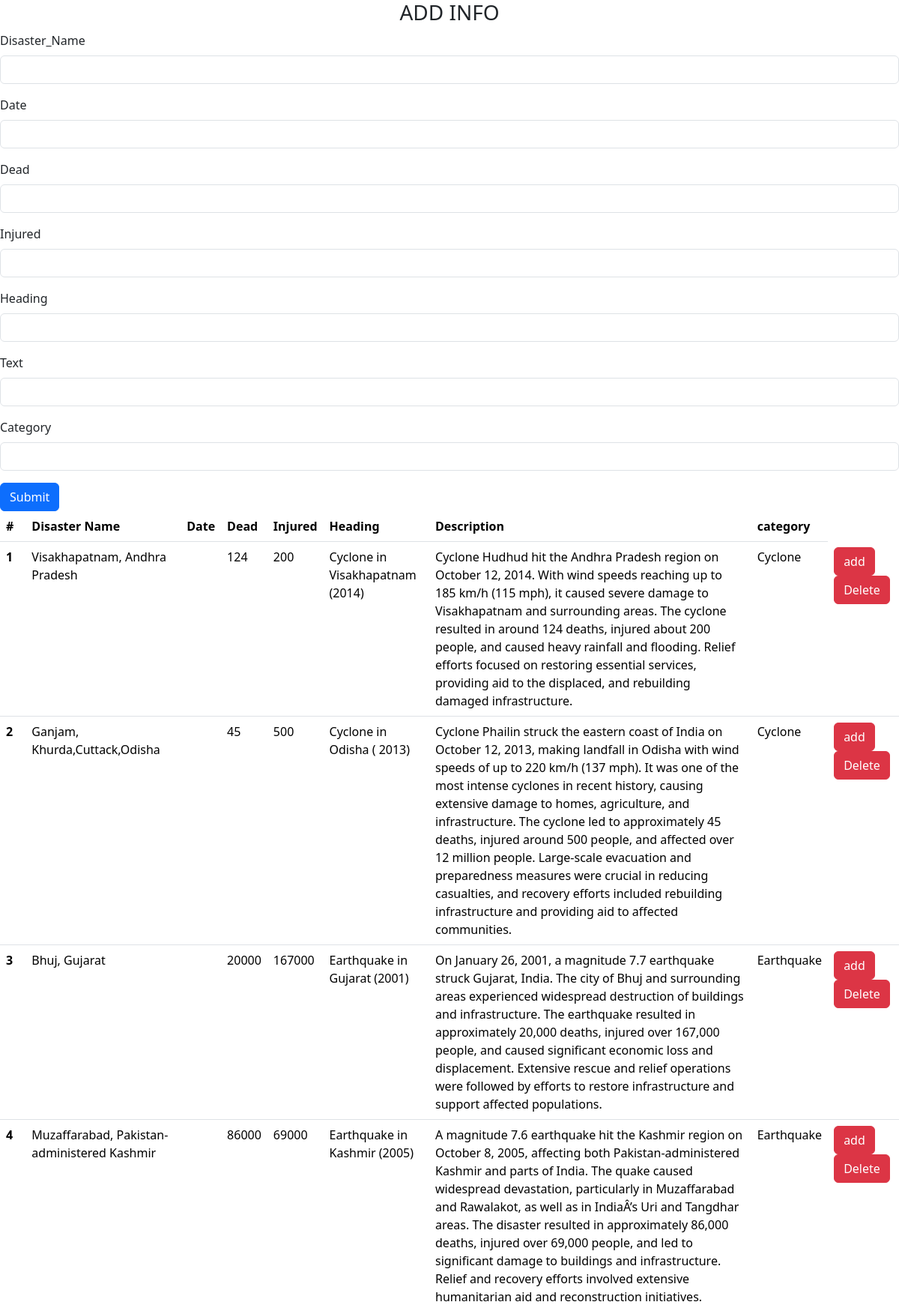
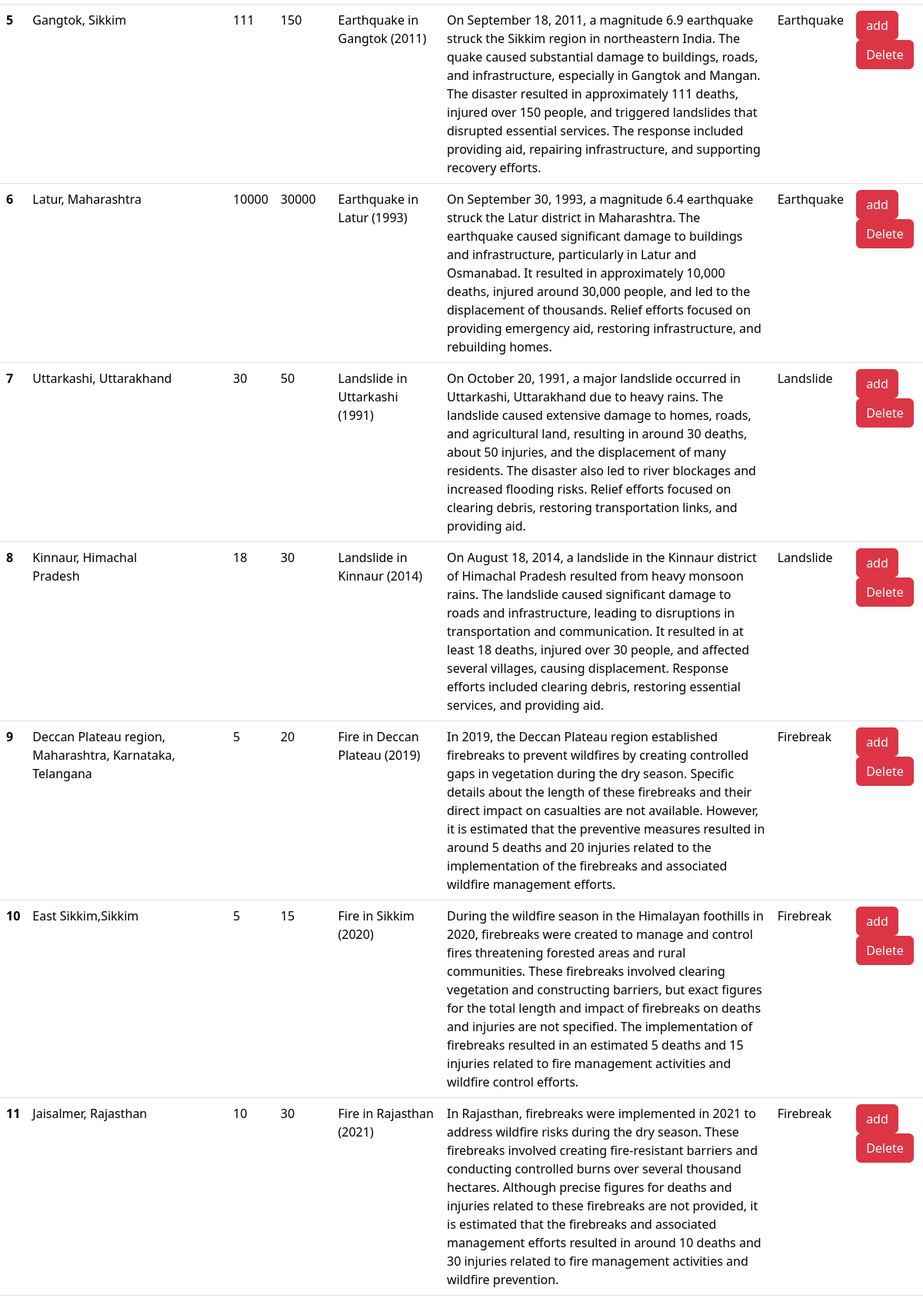
The page /about/ on the database its author committed (2 pictures, top to bottom).
### disasters/models.py (models this page shows)
class About(models.Model):
     disaster_name = models.CharField(max_length=122)
     date_disaster= models.CharField(max_length=122)
     dead=models.CharField(max_length=1299)
     injured = models.CharField(max_length=122)
     heading= models.CharField(max_length=1220)
     description=models.CharField(max_length=12000)
     category = models.CharField(max_length=122)

### disasters/views.py (the view, shortened to what this page needs)
# urls.py: path("about",views.about,name='about'),
def about(request):
    queryset = About.objects.all()
    context = {'abouts': queryset}
    return render(request,'about.html',context)

### templates/about.html (shortened to what this page needs)
<!DOCTYPE html>
<html lang="en">
<head>
    <link href="https://cdn.jsdelivr.net/npm/bootstrap@5.3.3/dist/css/bootstrap.min.css" rel="stylesheet">
</head>
  {% block body %}
  <h3 class= "text-center">ADD INFO</h3>
<form method ="post" action="/about">
  <div class="mb-3">
    <label for="disaster_name" class="form-label">Disaster_Name</label>
    <input type="text" class="form-control" id="disaster_name" name="disaster_name" aria-describedby="emailHelp">
  </div>
  <div class="mb-3">
    <label for="date_disaster" class="form-label">Date</label>
    <input type="text" class="form-control" id="date_disaster" name="date_disaster" aria-describedby="emailHelp">
  </div>
  <div class="mb-3">
    <label for="dead" class="form-label">Dead</label>
    <input type="text" class="form-control" id="dead" name="dead" aria-describedby="emailHelp">
  </div>
  <div class="mb-3">
    <label for="injured" class="form-label">Injured</label>
    <input type="text" class="form-control" id="injured" name="injured" aria-describedby="emailHelp">
  </div>
  <div class="mb-3">
    <label for="heading" class="form-label">Heading</label>
    <input type="text" class="form-control" id="heading" rows="3" name="heading">
  </div>
  <div class="mb-3">
    <label for="description" class="form-label">Text</label>
    <input type="text" class="form-control" id="description" rows="3" name="description">
  </div>
  <div class="mb-3">
    <label for="category" class="form-label">Category</label>
    <input type="text" class="form-control" id="category" rows="3" name="category">
  </div>
  <button type="submit" class="btn btn-primary">Submit</button>
</form>
<table class="table">
  <thead>
    <tr>
      <th scope="col">#</th>
      <th scope="col">Disaster Name</th>
      <th scope="col">Date</th>
      <th scope="col">Dead</th>
      <th scope="col">Injured</th>
      <th scope="col">Heading</th>
      <th scope="col">Description</th>
      <th scope="col">category</th>
    </tr>
  </thead>
  <tbody>
    {% for about in abouts %}
    <tr>
      <th scope="row">{{forloop.counter}}</th>
      <td>{{about.disaster_name}}</td>
      <td>{{about.date}}</td>
      <td>{{about.dead}}</td>
      <td>{{about.injured}}</td>
      <td>{{about.heading}}</td>
      <td>{{about.description}}</td>
      <td>{{about.category}}</td>
      <td><a href="/services/{{about.id}}"class="btn btn-danger">add</a>
        <a href="/delete/{{about.id}}/" class="btn btn-danger">Delete</a>
    </td>
      </tr>
    {% endfor %}
  </tbody>
</table>
{% endblock body %}

### rows shown on the page
About: disaster_name "Visakhapatnam, Andhra Pradesh", dead "124", injured "200", heading "Cyclone in Visakhapatnam (2014)", description "Cyclone Hudhud hit the Andhra Pradesh region on October 12, 2014. With wind speeds reaching up to 185 km/h (115 mph), it caused severe damage to Visakhapatnam and surrounding areas. The cyclone resulted in around 124 deaths, injured about 200 people, and caused heavy rainfall and flooding. Relief efforts focused on restoring essential services, providing aid to the displaced, and rebuilding damaged infrastructure.", category "Cyclone"
About: disaster_name "Ganjam, Khurda,Cuttack,Odisha", dead "45", injured "500", heading "Cyclone in Odisha ( 2013)", description "Cyclone Phailin struck the eastern coast of India on October 12, 2013, making landfall in Odisha with wind speeds of up to 220 km/h (137 mph). It was one of the most intense cyclones in recent history, causing extensive damage to homes, agriculture, and infrastructure. The cyclone led to approximately 45 deaths, injured around 500 people, and affected over 12 million people. Large-scale evacuation and preparedness measures were crucial in reducing casualties, and recovery efforts included rebuilding infrastructure and providing aid to affected communities.", category "Cyclone"
About: disaster_name "Bhuj, Gujarat", dead "20000", injured "167000", heading "Earthquake in Gujarat (2001)", description "On January 26, 2001, a magnitude 7.7 earthquake struck Gujarat, India. The city of Bhuj and surrounding areas experienced widespread destruction of buildings and infrastructure. The earthquake resulted in approximately 20,000 deaths, injured over 167,000 people, and caused significant economic loss and displacement. Extensive rescue and relief operations were followed by efforts to restore infrastructure and support affected populations.", category "Earthquake"
About: disaster_name "Muzaffarabad, Pakistan-administered Kashmir", dead "86000", injured "69000", heading "Earthquake in Kashmir (2005)", description "A magnitude 7.6 earthquake hit the Kashmir region on October 8, 2005, affecting both Pakistan-administered Kashmir and parts of India. The quake caused widespread devastation, particularly in Muzaffarabad and Rawalakot, as well as in IndiaÂ’s Uri and Tangdhar areas. The disaster resulted in approximately 86,000 deaths, injured over 69,000 people, and led to significant damage to buildings and infrastructure. Relief and recovery efforts involved extensive humanitarian aid and reconstruction initiatives.", category "Earthquake"
About: disaster_name "Gangtok, Sikkim", dead "111", injured "150", heading "Earthquake in Gangtok (2011)", description "On September 18, 2011, a magnitude 6.9 earthquake struck the Sikkim region in northeastern India. The quake caused substantial damage to buildings, roads, and infrastructure, especially in Gangtok and Mangan. The disaster resulted in approximately 111 deaths, injured over 150 people, and triggered landslides that disrupted essential services. The response included providing aid, repairing infrastructure, and supporting recovery efforts.", category "Earthquake"
About: disaster_name "Latur, Maharashtra", dead "10000", injured "30000", heading "Earthquake in Latur (1993)", description "On September 30, 1993, a magnitude 6.4 earthquake struck the Latur district in Maharashtra. The earthquake caused significant damage to buildings and infrastructure, particularly in Latur and Osmanabad. It resulted in approximately 10,000 deaths, injured around 30,000 people, and led to the displacement of thousands. Relief efforts focused on providing emergency aid, restoring infrastructure, and rebuilding homes.", category "Earthquake"
About: disaster_name "Uttarkashi, Uttarakhand", dead "30", injured "50", heading "Landslide in Uttarkashi (1991)", description "On October 20, 1991, a major landslide occurred in Uttarkashi, Uttarakhand due to heavy rains. The landslide caused extensive damage to homes, roads, and agricultural land, resulting in around 30 deaths, about 50 injuries, and the displacement of many residents. The disaster also led to river blockages and increased flooding risks. Relief efforts focused on clearing debris, restoring transportation links, and providing aid.", category "Landslide"
About: disaster_name "Kinnaur, Himachal Pradesh", dead "18", injured "30", heading "Landslide in Kinnaur (2014)", description "On August 18, 2014, a landslide in the Kinnaur district of Himachal Pradesh resulted from heavy monsoon rains. The landslide caused significant damage to roads and infrastructure, leading to disruptions in transportation and communication. It resulted in at least 18 deaths, injured over 30 people, and affected several villages, causing displacement. Response efforts included clearing debris, restoring essential services, and providing aid.", category "Landslide"
About: disaster_name "Deccan Plateau region, Maharashtra, Karnataka, Telangana", dead "5", injured "20", heading "Fire in Deccan Plateau (2019)", description "In 2019, the Deccan Plateau region established firebreaks to prevent wildfires by creating controlled gaps in vegetation during the dry season. Specific details about the length of these firebreaks and their direct impact on casualties are not available. However, it is estimated that the preventive measures resulted in around 5 deaths and 20 injuries related to the implementation of the firebreaks and associated wildfire management efforts.", category "Firebreak"
About: disaster_name "East Sikkim,Sikkim", dead "5", injured "15", heading "Fire in Sikkim (2020)", description "During the wildfire season in the Himalayan foothills in 2020, firebreaks were created to manage and control fires threatening forested areas and rural communities. These firebreaks involved clearing vegetation and constructing barriers, but exact figures for the total length and impact of firebreaks on deaths and injuries are not specified. The implementation of firebreaks resulted in an estimated 5 deaths and 15 injuries related to fire management activities and wildfire control efforts.", category "Firebreak"
About: disaster_name "Jaisalmer, Rajasthan", dead "10", injured "30", heading "Fire in Rajasthan (2021)", description "In Rajasthan, firebreaks were implemented in 2021 to address wildfire risks during the dry season. These firebreaks involved creating fire-resistant barriers and conducting controlled burns over several thousand hectares. Although precise figures for deaths and injuries related to these firebreaks are not provided, it is estimated that the firebreaks and associated management efforts resulted in around 10 deaths and 30 injuries related to fire management activities and wildfire prevention.", category "Firebreak"
